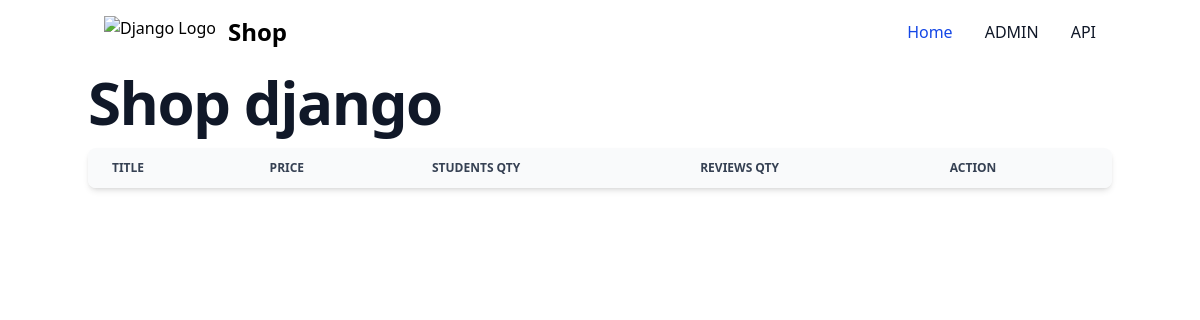
The app's page /, older data.
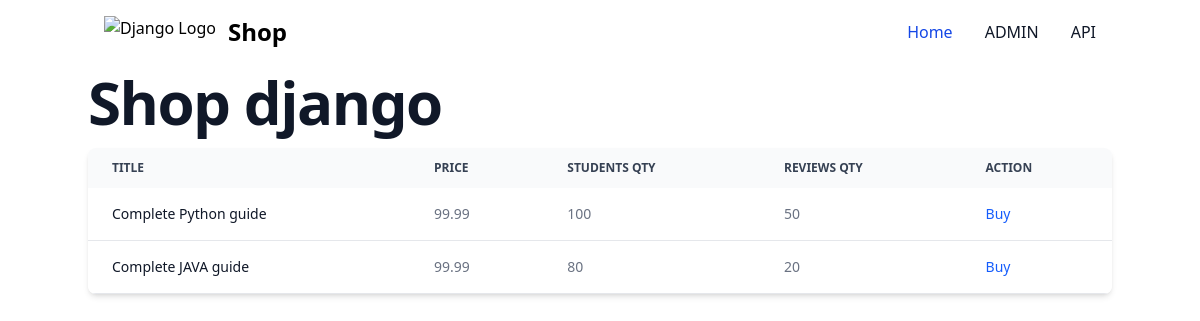
The same page, newer data.
### shop/models.py (models this page shows, shortened)
class Course(models.Model):
    title = models.CharField(max_length=255)
    price = models.FloatField()
    students_qty = models.IntegerField()
    reviews_qty = models.IntegerField()
    category = models.ForeignKey(Category, on_delete=models.CASCADE)
    created_at = models.DateTimeField(default=timezone.now)

### shop/views.py (the view)
# urls.py: path("", views.index, name='index'),
def index(request):
    courses = Course.objects.all()
    courses = Course.objects.all()
    return render(request, 'shop/courses.html', {'courses': courses});

### templates/shop/courses.html (shortened to what this page needs)
{% extends "base.html" %}
{% block content %}
<div class="relative overflow-x-auto shadow-md sm:rounded-lg">
  <table
    class="w-full text-sm text-left rtl:text-right text-gray-500 dark:text-gray-400"
  >
    <thead
      class="text-xs text-gray-700 uppercase bg-gray-50 dark:bg-gray-700 dark:text-gray-400"
    >
      <tr>
        <th scope="col" class="px-6 py-3">Title</th>
        <th scope="col" class="px-6 py-3">Price</th>
        <th scope="col" class="px-6 py-3">Students qty</th>
        <th scope="col" class="px-6 py-3">Reviews qty</th>
        <th scope="col" class="px-6 py-3">Action</th>
      </tr>
    </thead>
    <tbody>
      {% for course in courses %}
      <tr
        class="bg-white border-b dark:bg-gray-800 dark:border-gray-700 border-gray-200"
        {% comment %} onclick=" " {% endcomment %}
      >
        <th
          scope="row"
          class="px-6 py-4 font-medium text-gray-900 whitespace-nowrap dark:text-white"
        >
        <a href={% url "shop:single_course" course.id %}>
          {{course.title}}
        </a>
        </th>
        <td class="px-6 py-4">{{course.price}}</td>
        <td class="px-6 py-4">{{course.students_qty}}</td>
        <td class="px-6 py-4">{{course.reviews_qty}}</td>
        <td class="px-6 py-4">
          <a
            href="#"
            class="font-medium text-blue-600 dark:text-blue-500 hover:underline"
            >Buy</a
          >
        </td>
      </tr>
      {% endfor %}
    </tbody>
  </table>
</div>
{% endblock %}

### templates/base.html (shortened to what this page needs)
<!DOCTYPE html>
<html lang="en">
  <head>
    <script src="https://cdn.jsdelivr.net/npm/@tailwindcss/browser@4"></script>
  </head>
  <body>
    <nav class="bg-white border-gray-200 dark:bg-gray-900">
      <div
        class="container flex flex-wrap items-center justify-between mx-auto p-4"
      >
        <a href="{% url "shop:index" %}" class="flex items-center space-x-3 rtl:space-x-reverse">
          <img
            src="https://static.djangoproject.com/img/logo-django.42234b631760.svg"
            class="h-8"
            alt="Django Logo"
          />
          <span
            class="self-center text-2xl font-semibold whitespace-nowrap dark:text-white"
            >Shop</span
          >
        </a>
        <div class="hidden w-full md:block md:w-auto" id="navbar-default">
          <ul
            class="font-medium flex flex-col p-4 md:p-0 mt-4 border border-gray-100 rounded-lg bg-gray-50 md:flex-row md:space-x-8 rtl:space-x-reverse md:mt-0 md:border-0 md:bg-white dark:bg-gray-800 md:dark:bg-gray-900 dark:border-gray-700"
          >
            <li>
              <a
                href="{% url "shop:index" %}"
                class="block py-2 px-3 text-white bg-blue-700 rounded-sm md:bg-transparent md:text-blue-700 md:p-0 dark:text-white md:dark:text-blue-500"
                aria-current="page"
                >Home</a
              >
            </li>
            <li>
              <a
                target="_blank"
                href="/admin/"
                class="block py-2 px-3 text-gray-900 rounded-sm hover:bg-gray-100 md:hover:bg-transparent md:border-0 md:hover:text-blue-700 md:p-0 dark:text-white md:dark:hover:text-blue-500 dark:hover:bg-gray-700 dark:hover:text-white md:dark:hover:bg-transparent"
                >ADMIN</a
              >
            </li>
            <li>
              <a
                target="_blank"
                href="/api/v1/"
                class="block py-2 px-3 text-gray-900 rounded-sm hover:bg-gray-100 md:hover:bg-transparent md:border-0 md:hover:text-blue-700 md:p-0 dark:text-white md:dark:hover:text-blue-500 dark:hover:bg-gray-700 dark:hover:text-white md:dark:hover:bg-transparent"
                >API</a
              >
            </li>
          </ul>
        </div>
      </div>
    </nav>
    <main class="container w-full mx-auto my-2">
      <h1
        class="mb-4 text-4xl font-extrabold leading-none tracking-tight text-gray-900 md:text-5xl lg:text-6xl"
      >
        Shop django
      </h1>
      {% block content %} {% endblock %}
    </main>
  </body>
</html>

Row changes from the older to the newer data that the page shows:
added Course: title "Complete Python guide", price "99.99", students_qty "100", reviews_qty "50"
added Course: title "Complete JAVA guide", price "99.99", students_qty "80", reviews_qty "20"
